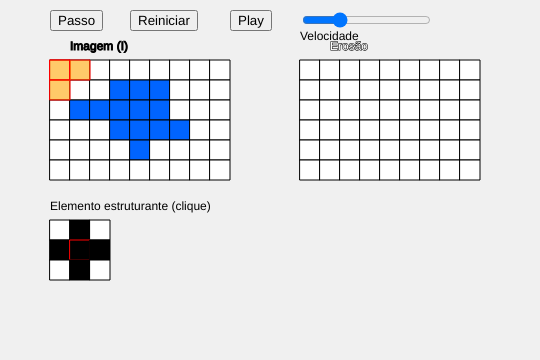
Frame 1 (no input)
Frame 60 (no input): identical to frame 1, image omitted
Frame 120 (the mouse pressed at the canvas centre since frame 60): identical to frame 1, image omitted

The p5.js sketch that drew this single still picture (run headless with seeded random() and noise() and a simulated clock; from frame 60 on, the mouse is pressed at the canvas centre):

// p5.js sketch
// ── sketch.js
let img = [
  [0, 0, 0, 0, 0, 0, 0, 0, 0],
  [0, 0, 0, 1, 1, 1, 0, 0, 0],
  [0, 1, 1, 1, 1, 1, 0, 0, 0],
  [0, 0, 0, 1, 1, 1, 1, 0, 0],
  [0, 0, 0, 0, 1, 0, 0, 0, 0],
  [0, 0, 0, 0, 0, 0, 0, 0, 0],
];

let se = [
  [0, 1, 0],
  [1, 1, 1],
  [0, 1, 0],
];

let result = [];
let cellSize = 20;

let stepX = 0;
let stepY = 0;

let btnStep, btnReset, btnPlay;
let running = false;

let speedSlider;
let lastStepTime = 0;
let interval = 300;

// posição do SE desenhável
let seOffsetX = 50;
let seOffsetY = 220;
let seCell = 20;

function setup() {
  createCanvas(540, 360);
  initResult();

  btnStep = createButton("Passo");
  btnStep.position(50, 10);
  btnStep.mousePressed(nextStep);

  btnReset = createButton("Reiniciar");
  btnReset.position(130, 10);
  btnReset.mousePressed(resetSim);

  btnPlay = createButton("Play");
  btnPlay.position(230, 10);
  btnPlay.mousePressed(toggleRun);

  speedSlider = createSlider(50, 1000, 300);
  speedSlider.position(300, 10);
}

function initResult() {
  result = [];
  for (let i = 0; i < img.length; i++) {
    result[i] = [];
    for (let j = 0; j < img[0].length; j++) {
      result[i][j] = 0;
    }
  }
}

function resetSim() {
  initResult();
  stepX = 0;
  stepY = 0;
  running = false;
  btnPlay.html("Play");
}

function toggleRun() {
  running = !running;
  btnPlay.html(running ? "Pause" : "Play");
}

function nextStep() {
  if (stepY < img.length) {
    if (fits(stepX, stepY)) {
      result[stepY][stepX] = 1;
    }

    stepX++;
    if (stepX >= img[0].length) {
      stepX = 0;
      stepY++;
    }
  }
}

// 🔥 EROSÃO COM SE ARBITRÁRIO
function fits(x, y) {
  let cx = floor(se[0].length / 2);
  let cy = floor(se.length / 2);

  for (let i = 0; i < se.length; i++) {
    for (let j = 0; j < se[0].length; j++) {
      if (se[i][j] === 1) {
        let px = x + j - cx;
        let py = y + i - cy;

        if (py < 0 || py >= img.length || px < 0 || px >= img[0].length) {
          return false;
        }

        if (img[py][px] !== 1) {
          return false;
        }
      }
    }
  }
  return true;
}

// ----------------------------

function drawGrid(matrix, offsetX, offsetY) {
  for (let i = 0; i < matrix.length; i++) {
    for (let j = 0; j < matrix[0].length; j++) {
      stroke(0);
      fill(matrix[i][j] ? color(0, 100, 255) : 255);
      rect(offsetX + j * cellSize, offsetY + i * cellSize, cellSize, cellSize);
    }
  }
}

// desenha SE sobre a imagem
function drawStructuringElement(x, y, offsetX, offsetY) {
  let cx = floor(se[0].length / 2);
  let cy = floor(se.length / 2);

  for (let i = 0; i < se.length; i++) {
    for (let j = 0; j < se[0].length; j++) {
      if (se[i][j] === 1) {
        let px = x + j - cx;
        let py = y + i - cy;

        if (py >= 0 && py < img.length && px >= 0 && px < img[0].length) {
          fill(255, 165, 0, 150);
          rect(
            offsetX + px * cellSize,
            offsetY + py * cellSize,
            cellSize,
            cellSize
          );
        }
      }
    }
  }
}

// desenhar SE editável
function drawSE() {
  fill(0);
  noStroke();
  text("Elemento estruturante (clique)", seOffsetX, seOffsetY - 10);

  for (let i = 0; i < se.length; i++) {
    for (let j = 0; j < se[0].length; j++) {
      if (se[i][j] === 1) fill(0);
      else fill(255);

      stroke(0);
      rect(seOffsetX + j * seCell, seOffsetY + i * seCell, seCell, seCell);

      // centro
      let cx = floor(se[0].length / 2);
      let cy = floor(se.length / 2);

      if (i === cy && j === cx) {
        noFill();
        stroke(255, 0, 0);
        rect(seOffsetX + j * seCell, seOffsetY + i * seCell, seCell, seCell);
      }
    }
  }
}

// clique no SE
function mousePressed() {
  let cx = floor(se[0].length / 2);
  let cy = floor(se.length / 2);

  for (let i = 0; i < se.length; i++) {
    for (let j = 0; j < se[0].length; j++) {
      let x = seOffsetX + j * seCell;
      let y = seOffsetY + i * seCell;

      if (
        mouseX > x &&
        mouseX < x + seCell &&
        mouseY > y &&
        mouseY < y + seCell
      ) {
        se[i][j] = 1 - se[i][j];

        resetSim(); // reinicia simulação
      }
    }
  }
}

// ----------------------------

function draw() {
  background(240);

  let offsetY = 60;

  // animação automática
  interval = speedSlider.value();

  if (running && millis() - lastStepTime > interval) {
    nextStep();
    lastStepTime = millis();

    if (stepY >= img.length) {
      running = false;
      btnPlay.html("Play");
    }
  }

  // imagens
  drawGrid(img, 50, offsetY);
  fill(0);
  text("Imagem (I)", 70, offsetY - 10);

  drawGrid(result, 300, offsetY);
  text("Erosão", 330, offsetY - 10);

  // pixel atual + SE sobre imagem
  if (stepY < img.length) {
    noFill();
    stroke(255, 0, 0);
    rect(50 + stepX * cellSize, offsetY + stepY * cellSize, cellSize, cellSize);

    drawStructuringElement(stepX, stepY, 50, offsetY);
  } else {
    fill(0);
    text("Processo concluído", 50, offsetY + img.length * cellSize + 20);
  }

  // SE editável
  drawSE();

  // label velocidade
  fill(0);
  noStroke();
  text("Velocidade", 300, 40);
}
